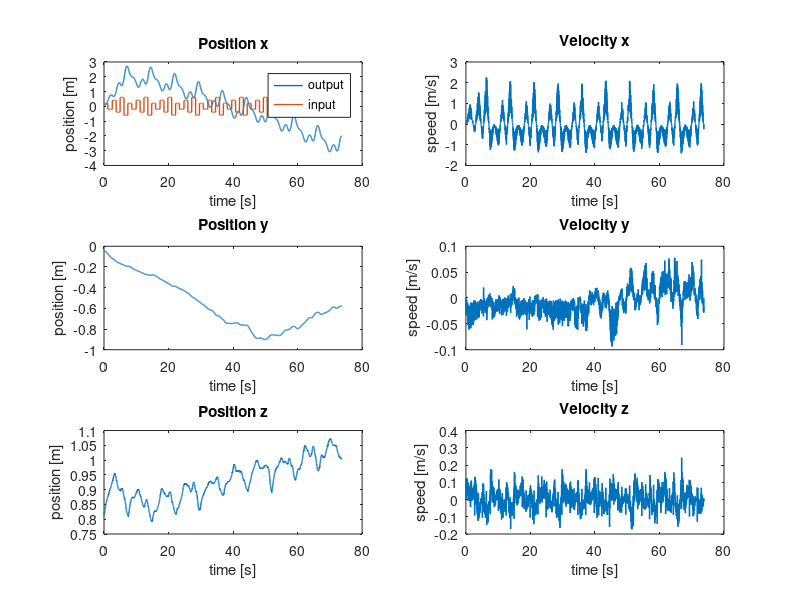
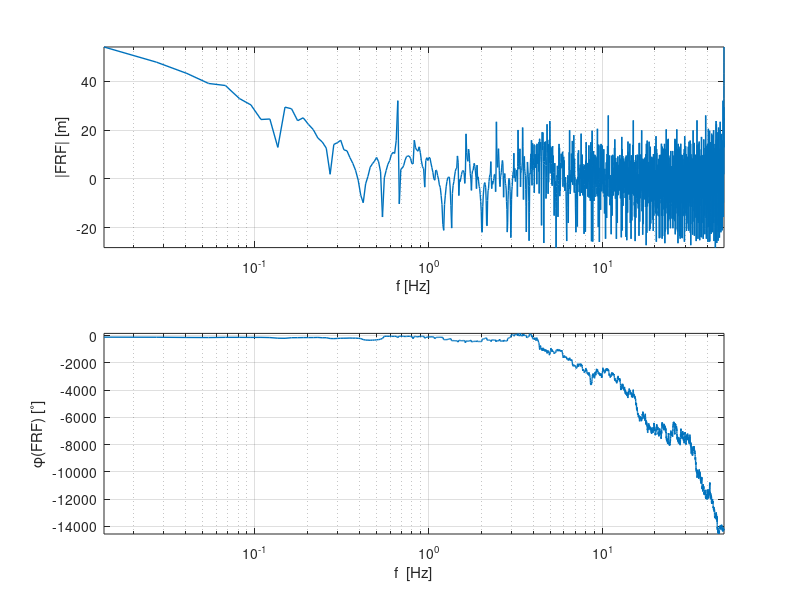
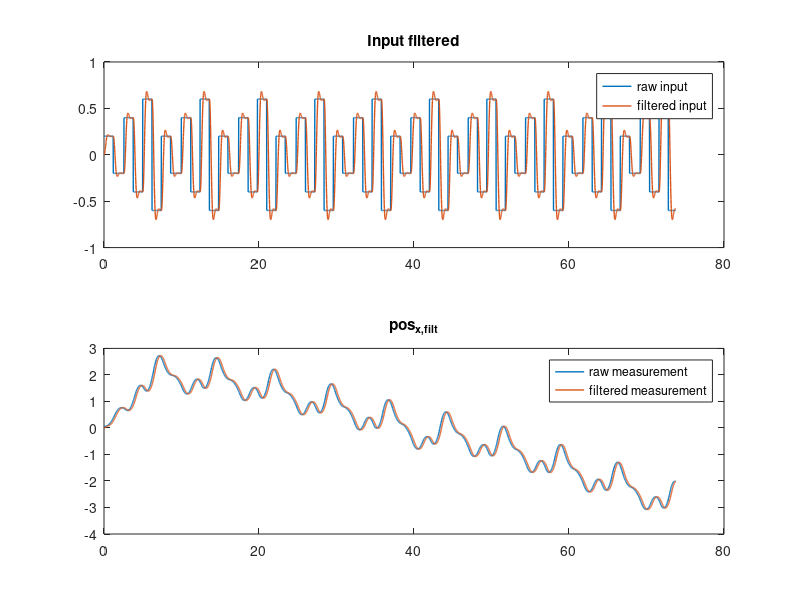
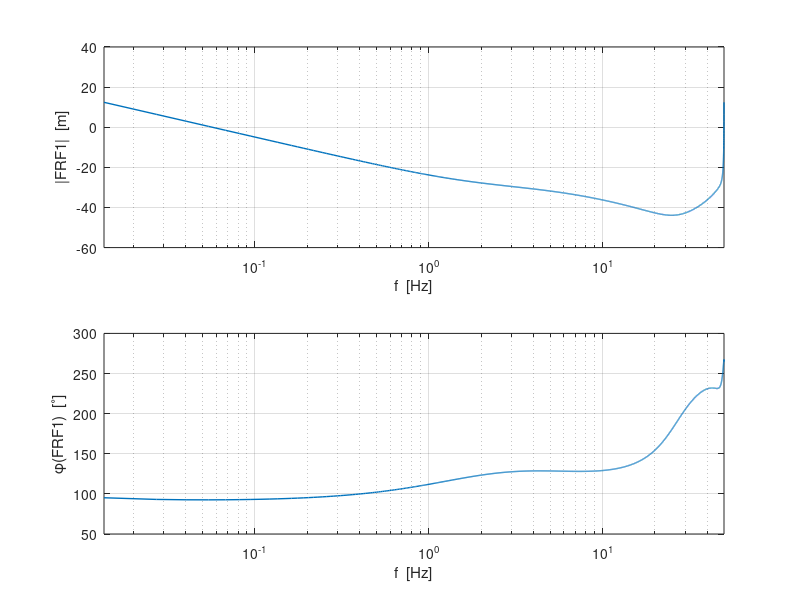

Recreate these plots in MATLAB, in order.
%%% Parameter estimation %%%
% zie ook 'test.m' !
clear all
close all

%% Load data from .mat-file

load angle_identification_x


%% Extract some signals from the data

set(0, 'DefaultLineLineWidth', 1);


% Cutoff useful data
% first_index = find(input~=0, 1);
input = input(1:end-10)';
output_x = output_x(1:end-10)';
output_y = output_y(1:end-10)';
output_z = output_z(1:end-10)';

% Sample time
dt = 0.02;
time = (0:dt:(length(input)-1)*dt)';

% Differentiation of x-, y-, z-position
% dt = sample time (gradient assumes timestep 1)
velocity_x = gradient(output_x)/dt;
velocity_y = gradient(output_y)/dt;
velocity_z = gradient(output_z)/dt;

% Do some plotting of the measurement data.
figure('Name','Measurement Data')
subplot(321), plot(time, output_x, time, input), title('Position x'), xlabel('time [s]'), ylabel('position [m]'), legend('output','input')
subplot(322), plot(time, velocity_x), title('Velocity x'), xlabel('time [s]'), ylabel('speed [m/s]')

subplot(323), plot(time, output_y), title('Position y'), xlabel('time [s]'), ylabel('position [m]')
subplot(324), plot(time, velocity_y), title('Velocity y'), xlabel('time [s]'), ylabel('speed [m/s]')

subplot(325), plot(time, output_z), title('Position z'), xlabel('time [s]'), ylabel('position [m]')
subplot(326), plot(time, velocity_z), title('Velocity z'), xlabel('time [s]'), ylabel('speed [m/s]')


%% Frequency domain - Empirical Transfer Function
Ts = dt;
fs = 1/dt;
N = length(velocity_x);
t = [0:N-1]'*Ts;
N = numel(input);
f = [0:N-1]'*(fs/N);

input_f = fft(input);
output_x_f = fft(output_x);
velocity_x_f = fft(velocity_x);

FRF = output_x_f./input_f;

figure('Name', 'Empirical transfer function freq response'),subplot(2,1,1),semilogx(f, 20*log10(abs(FRF)), 'LineWidth', 1)
axis tight
grid on
xlabel('f [Hz]')
xlim([f(1) f(end)])
ylabel('|FRF| [m]')
subplot(2,1,2),semilogx(f, 180/pi*unwrap(angle(FRF)), 'LineWidth', 1)
grid on
axis tight
xlabel('f  [Hz]')
ylabel('\phi(FRF) [^\circ]')
xlim([f(1) f(end)])

%% Choose a cutoff frequency for Butterworth filtering
f0 = 0.3; % crossover frequency (based on iteratively checking crossover of best fit)
fc = 5*f0; % cutoff frequency (chosen)
fcn = fc/(fs/2); % normalized cutoff frequency (as butter() accepts)


%% ---------------------
%  SECOND ORDER FITTING 
%  ---------------------

%% Filtering of the in- and output data using Butterworth filter
[B, A] = butter(3, fcn); % order must be higher than order of system, 
                            % adjust cut-off frquency to be higher than 
                            % highest eigenfrequency of the system
                             
% input filtering                           
input_filt = filter(B, A, input);
% output filtering
output_x_filt = filter(B, A, output_x);

figure('Name','3d order Butt. filtered Input & Measurement')
subplot(211),plot(t,input,t,input_filt),title('Input filtered')
legend('raw input', 'filtered input')
subplot(212),plot(time, output_x, time, output_x_filt),title('pos_{x,filt}')
legend('raw measurement', 'filtered measurement')


% Least squares solution for approximation of the parameters in the system
%% Without filtering
% --- PROPER [order(N) = order(D)]
%
%           Y(z)    b2*z^2 + b1*z + b0
%   G(z) = ----- = --------------------
%           U(z)     z^2 + a1*z + a0
%
% y[k] = -a1*y[k-1]-a0*y[k-2]+b2*u[k]+b1*u[k-1]+b0*u[k-2]
%
% theta = [a1 a0 b2 b1 b0]

y1 = output_x(3:end);
Phi1 = [-output_x(2:end-1), -output_x(1:end-2), input(3:end), input(2:end-1), input(1:end-2)];
theta1 = Phi1\y1;

B1 = [theta1(3), theta1(4), theta1(5)];
A1 = [1, theta1(1) theta1(2)];

sys_d1 = tf(B1, A1, Ts);

FRF1 = squeeze(freqresp(sys_d1,2*pi*f));

figure('Name','2nd order, no filter, proper - Freq. resp.'), subplot(211)
semilogx(f, 20*log10(abs(FRF1)))
grid on
xlim([f(1) f(end)])
xlabel('f  [Hz]')
ylabel('|FRF1|  [m]')
subplot(212),semilogx(f, 180/pi*unwrap(angle(FRF1)))
grid on
xlim([f(1) f(end)])
xlabel('f  [Hz]')
ylabel('\phi(FRF1)  [^\circ]')

x1 = lsim(sys_d1,input,t);

figure('Name','2nd order, no filter, proper - Simulation')
subplot(211)
hold on
plot(t, output_x,'g')
plot(t, x1)
title('2nd order, no filter, proper - Simulation VS Measurement')
legend('pos_{x,meas}','pos_{x,sim}')
xlabel('Time [s]')
ylabel('Displacement [m]')
axis tight
subplot(212)
plot(t,output_x - x1)
title('Difference between simulation and measurement')
legend('pos_{x,meas}-pos_{x,sim}')
xlabel('Time [s]')
ylabel('Displacement [m]')
axis tight

figure('Name','2nd order, no filter, proper - Pole Zero Map'),pzmap(sys_d1)


%% With Butterworth filtering of in and output
% --- PROPER [order(N) = order(D)]
%
%           Y(z)    b2*z^2 + b1*z + b0
%   G(z) = ----- = --------------------
%           U(z)     z^2 + a1*z + a0
%
% y[k] = -a1*y[k-1]-a0*y[k-2]+b2*u[k]+b1*u[k-1]+b0*u[k-2]
%
% theta = [a1 a0 b2 b1 b0]

y2 = output_x_filt(3:end);
Phi2 = [-output_x_filt(2:end-1), -output_x_filt(1:end-2), input_filt(3:end), input_filt(2:end-1), input_filt(1:end-2)];
theta2 = Phi2\y2;

B2 = [theta2(3),theta2(4),theta2(5)];
A2 = [1, theta2(1) theta2(2)];

sys_d2 = tf(B2, A2, Ts);

FRF2 = squeeze(freqresp(sys_d2,2*pi*f));

figure('Name','2nd order, filtered, proper - Freq. resp.'),subplot(2,1,1),semilogx(f, 20*log10(abs(FRF2)))
grid on 
xlim([f(1) f(end)])
xlabel('f  [Hz]')
ylabel('|FRF2|  [m]')
axis tight
subplot(2,1,2)
semilogx(f, 180/pi*unwrap(angle(FRF2)))
grid on
xlim([f(1) f(end)])
xlabel('f  [Hz]')
ylabel('\phi(FRF2)  [^\circ]')

x2 = lsim(sys_d2,input,t);

figure('Name','2nd order, filtered, proper - Simulation')
subplot(211)
hold on
plot(t, output_x,'g')
plot(t, output_x_filt)
plot(t,x2)
legend('pos_{x,meas}', 'pos_{x,filt}', 'pos_{x,sim}')
title('2nd order, filtered, proper - Simulation VS Measurement')
xlabel('Time [s]')
axis tight
ylabel('output [m/s]')
subplot(212)
plot(t,output_x - x2)
title('Difference between simulation and measurement')
legend('pos_{x,meas}-pos_{x,sim}')
xlabel('Time [s]')
ylabel('output [m/s]')
axis tight

figure('Name','2nd order, filtered, proper - Pole Zero Map'),pzmap(sys_d2)




%% ---------------------
%   THIRD ORDER FITTING 
%  ---------------------

%% Filtering of the in- and output data using Butterworth filter
[B, A] = butter(4, fcn); % order must be higher than order of system, 
                            % adjust cut-off frquency to be higher than 
                            % highest eigenfrequency of the system
                             
% input filtering                           
input_filt = filter(B, A, input);
% output filtering
output_x_filt = filter(B, A, output_x);

figure('Name','4th order Butt. filtered Input & Measurement')
subplot(211),plot(t,input,t,input_filt),title('Input filtered')
legend('raw input', 'filtered input')
subplot(212),plot(time, output_x, time, output_x_filt),title('pos_{x,filt}')
legend('raw measurement', 'filtered measurement')


% Least squares solution for approximation of the parameters in the system
%% Without filtering
% --- PROPER [order(N) = order(D)]
%
%           Y(z)    b3*z^3 + b2*z^2 + b1*z + b0
%   G(z) = ----- = -----------------------------
%           U(z)     z^3 + a2*z^2 + a1*z + a0
%
% y[k] =
% -a2*y[k-1]-a1*y[k-2]-a0*y[k-3]+b3*u[k]+b2*u[k-1]+b1*u[k-2]+b0*u[k-3]
%
% theta = [a2 a1 a0 b3 b2 b1 b0]

y3 = output_x(4:end);
Phi3 = [-output_x(3:end-1), -output_x(2:end-2), -output_x(1:end-3), input(4:end), input(3:end-1), input(2:end-2), input(1:end-3)];
theta3 = Phi3\y3;

B3 = [theta3(4), theta3(5), theta3(6), theta3(7)];
A3 = [1, theta3(1) theta3(2) theta3(3)];

sys_d3 = tf(B3, A3, Ts);

FRF3 = squeeze(freqresp(sys_d3,2*pi*f));

figure('Name','3d order, no filter, proper -  Freq. Resp.'), subplot(211)
semilogx(f, 20*log10(abs(FRF3)))
grid on
xlim([f(1) f(end)])
xlabel('f  [Hz]')
ylabel('|FRF3|  [m]')
subplot(212),semilogx(f, 180/pi*unwrap(angle(FRF3)))
grid on
xlim([f(1) f(end)])
xlabel('f  [Hz]')
ylabel('\phi(FRF3)  [^\circ]')

x3 = lsim(sys_d3,input,t);

figure('Name','3d order, no filter, proper - Simulation')
subplot(211)
hold on
plot(t, output_x,'g')
plot(t, x3)
title('3d order, no filter, proper - Simulation VS Measurement')
legend('pos_{x,meas}','pos_{x,sim}')
xlabel('Time [s]')
ylabel('Displacement [m]')
axis tight
subplot(212)
plot(t,output_x - x3)
title('Difference between simulation and measurement')
legend('pos_{x,meas}-pos_{x,sim}')
xlabel('Time [s]')
ylabel('Displacement [m]')
axis tight

figure('Name','3d order, no filter, proper - Pole Zero Map'),pzmap(sys_d3)


%% With Butterworth filtering of in- and output.
% --- PROPER [order(N) = order(D)]
%
%           Y(z)    b3*z^3 + b2*z^2 + b1*z + b0
%   G(z) = ----- = -----------------------------
%           U(z)     z^3 + a2*z^2 + a1*z + a0
%
% y[k] =
% -a2*y[k-1]-a1*y[k-2]-a0*y[k-3]+b3*u[k]+b2*u[k-1]+b1*u[k-2]+b0*u[k-3]
%
% theta = [a2 a1 a0 b3 b2 b1 b0]

y4 = output_x_filt(4:end);
Phi4 = [-output_x_filt(3:end-1), -output_x_filt(2:end-2), -output_x_filt(1:end-3), input_filt(4:end), input_filt(3:end-1), input_filt(2:end-2), input_filt(1:end-3)];
theta4 = Phi4\y4;

B4 = [theta4(4), theta4(5), theta4(6), theta4(7)];
A4 = [1, theta4(1) theta4(2) theta4(3)];

sys_d4 = tf(B4, A4, Ts);

FRF4 = squeeze(freqresp(sys_d4,2*pi*f));

figure('Name','3d order, filtered, proper - Freq. Resp.'), subplot(211)
semilogx(f, 20*log10(abs(FRF4)))
grid on
xlim([f(1) f(end)])
xlabel('f  [Hz]')
ylabel('|FRF4|  [m]')
subplot(212),semilogx(f, 180/pi*unwrap(angle(FRF4)))
grid on
xlim([f(1) f(end)])
xlabel('f  [Hz]')
ylabel('\phi(FRF4)  [^\circ]')

x4 = lsim(sys_d4,input,t);

figure('Name','3d order, filtered, proper - Simulation')
subplot(211)
hold on
plot(t, output_x_filt,'g')
plot(t, x4)
title('3d order, filtered, proper - Simulation VS Measurement')
legend('pos_{x,meas}','pos_{x,sim}')
xlabel('Time [s]')
ylabel('Displacement [m]')
axis tight
subplot(212)
plot(t,output_x_filt - x4)
title('Difference between simulation and measurement')
legend('pos_{x,meas}-pos_{x,sim}')
xlabel('Time [s]')
ylabel('Displacement [m]')
axis tight

figure('Name','NOT  filtered pole zero map'),pzmap(sys_d4)

%% Without filtering
% --- STRICTLY PROPER [order(N) < order(D)]
%
%           Y(z)       b2*z^2 + b1*z + b0
%   G(z) = ----- = --------------------------
%           U(z)    z^3 + a2*z^2 + a1*z + a0
%
% y[k] = -a2*y[k-1]-a1*y[k-2]-a0*y[k-3]+b2*u[k-1]+b1*u[k-2]+b0*u[k-3]
%
% theta = [a2 a1 a0 b2 b1 b0]

y5 = output_x(4:end);
Phi5 = [-output_x(3:end-1), -output_x(2:end-2), -output_x(1:end-3), input(4:end), input(3:end-1), input(2:end-2), input(1:end-3)];
theta5 = Phi5\y5;

B5 = [theta5(4), theta5(5), theta5(6)];
A5 = [1, theta5(1) theta5(2) theta5(3)];

sys_d5 = tf(B5, A5, Ts);

FRF5 = squeeze(freqresp(sys_d5,2*pi*f));

figure('Name','3d order, no filter, strictly proper - Freq. Resp.'), subplot(211)
semilogx(f, 20*log10(abs(FRF5)))
grid on
xlim([f(1) f(end)])
xlabel('f  [Hz]')
ylabel('|FRF5|  [m]')
subplot(212),semilogx(f, 180/pi*unwrap(angle(FRF5)))
grid on
xlim([f(1) f(end)])
xlabel('f  [Hz]')
ylabel('\phi(FRF5)  [^\circ]')

x5 = lsim(sys_d5,input,t);

figure('Name','3d order, no filter, strictly proper - Simulation')
subplot(211)
hold on
plot(t, output_x,'g')
plot(t, x5)
title('3d order, no filter, strictly proper - Simulation VS Measurement')
legend('pos_{x,meas}','pos_{x,sim}')
xlabel('Time [s]')
ylabel('Displacement [m]')
axis tight
subplot(212)
plot(t,output_x - x5)
title('Difference between simulation and measurement')
legend('pos_{x,meas}-pos_{x,sim}')
xlabel('Time [s]')
ylabel('Displacement [m]')
axis tight

figure('Name','3d order, no filter, strictly proper - Pole Zero Map'),pzmap(sys_d5)


%% With Butterworth filtering of in- and output.
% --- STRICTLY PROPER [order(N) < order(D)]
%
%           Y(z)       b2*z^2 + b1*z + b0
%   G(z) = ----- = --------------------------
%           U(z)    z^3 + a2*z^2 + a1*z + a0
%
% y[k] = -a2*y[k-1]-a1*y[k-2]-a0*y[k-3]]+b2*u[k-1]+b1*u[k-2]+b0*u[k-3]
%
% theta = [a2 a1 a0 b2 b1 b0]

y6 = output_x_filt(4:end);
Phi6 = [-output_x_filt(3:end-1), -output_x_filt(2:end-2), -output_x_filt(1:end-3), input_filt(3:end-1), input_filt(2:end-2), input_filt(1:end-3)];
theta6 = Phi6\y6;

B6 = [theta6(4), theta6(5), theta6(6)];
A6 = [1, theta6(1) theta6(2) theta6(3)];

sys_d6 = tf(B6, A6, Ts);

FRF6 = squeeze(freqresp(sys_d6,2*pi*f));

figure('Name','3d order, filtered, strictly proper - Freq. Resp.'), subplot(211)
semilogx(f, 20*log10(abs(FRF6)))
grid on
xlim([f(1) f(end)])
xlabel('f  [Hz]')
ylabel('|FRF6|  [m]')
subplot(212),semilogx(f, 180/pi*unwrap(angle(FRF6)))
grid on
xlim([f(1) f(end)])
xlabel('f  [Hz]')
ylabel('\phi(FRF6)  [^\circ]')

x6 = lsim(sys_d6,input*1.1,t);

figure('Name','3d order, filtered, strictly proper - Simulation')
subplot(211)
hold on
plot(t, output_x_filt,'g')
plot(t, x6)
title('3d order, filtered, strictly proper - Simulation VS Measurement')
legend('pos_{x,meas}','pos_{x,sim}')
xlabel('Time [s]')
ylabel('Displacement [m]')
axis tight
subplot(212)
plot(t,output_x_filt - x6)
title('Difference between simulation and measurement')
legend('pos_{x,meas}-pos_{x,sim}')
xlabel('Time [s]')
ylabel('Displacement [m]')
axis tight

figure('Name','3d order, filtered, strictly proper - Pole Zero Map'),pzmap(sys_d6)


%% ---------------------
%   FOURTH ORDER FITTING 
%  ---------------------

%% Filtering of the in- and output data using Butterworth filter
[B, A] = butter(5, fcn); % order must be higher than order of system, 
                            % adjust cut-off frquency to be higher than 
                            % highest eigenfrequency of the system
                             
% input filtering                           
input_filt = filter(B, A, input);
% output filtering
output_x_filt = filter(B, A, output_x);

figure('Name','4th order Butt. filtered Input & Measurement')
subplot(211),plot(t,input,t,input_filt),title('Input filtered')
legend('raw input', 'filtered input')
subplot(212),plot(time, output_x, time, output_x_filt),title('pos_{x,filt}')
legend('raw measurement', 'filtered measurement')


%% With Butterworth filtering of in- and output.
% --- STRICTLY PROPER [order(N) < order(D)]
%
%           Y(z)       b3*z^3 + b2*z^2 + b1*z + b0
%   G(z) = ----- = -----------------------------------
%           U(z)    z^4 + a3*z^3 + a2*z^2 + a1*z + a0
%
% y[k] = -a3*y[k-1]-a2*y[k-2]-a1*y[k-3]-a0*y[k-4]+b3*u[k-1]+b2*u[k-2]+b1*u[k-3]+b1*u[k-4]
%
% theta = [a3 a2 a1 a0 b3 b2 b1 b0]

y7 = output_x_filt(5:end);
Phi7 = [-output_x_filt(4:end-1), -output_x_filt(3:end-2), -output_x_filt(2:end-3), -output_x_filt(1:end-4), input_filt(4:end-1), input_filt(3:end-2), input_filt(2:end-3), input_filt(1:end-4)];
theta7 = Phi7\y7;

B7 = [theta7(5), theta7(6), theta7(7), theta7(8)];
A7 = [1, theta7(1) theta7(2) theta7(3) theta7(4)];

sys_d7 = tf(B7, A7, Ts);

FRF7 = squeeze(freqresp(sys_d7,2*pi*f));

figure('Name','4th order, filtered, strictly proper - Freq. Resp.'), subplot(211)
semilogx(f, 20*log10(abs(FRF6)))
grid on
xlim([f(1) f(end)])
xlabel('f  [Hz]')
ylabel('|FRF7|  [m]')
subplot(212),semilogx(f, 180/pi*unwrap(angle(FRF6)))
grid on
xlim([f(1) f(end)])
xlabel('f  [Hz]')
ylabel('\phi(FRF7)  [^\circ]')

x7 = lsim(sys_d7,input,t);

figure('Name','4th order, filtered, strictly proper - Simulation')
subplot(211)
hold on
plot(t, output_x_filt,'g')
plot(t, x7)
title('4th order, filtered, strictly proper - Simulation VS Measurement')
legend('pos_{x,meas}','pos_{x,sim}')
xlabel('Time [s]')
ylabel('Displacement [m]')
axis tight
subplot(212)
plot(t,output_x_filt - x7)
title('Difference between simulation and measurement')
legend('pos_{x,meas}-pos_{x,sim}')
xlabel('Time [s]')
ylabel('Displacement [m]')
axis tight

figure('Name','4th order, filtered, strictly proper - Pole Zero Map'),pzmap(sys_d7)





%  ------------------
%% Comparison of fits
%  ------------------
figure
plot(t,[output_x ...
        x3 x4 x5 x6 x7])
        %x1 x2]) 
legend('measurement',...
       '3d - no filter - proper',...
       '3d - filter - proper',...
       '3d - no filter - strictly proper',...
       '3d - filter - strictly proper',...
       '4th - filter - strictly proper')
     %'2nd - no filter - proper', ...
     %'2nd - filter - proper')  % unstable!

     
%% Find crossover frequency of best fit
[error, index] = min(abs(20*log10(abs(FRF6(1:end-100)))));
f0 = f(index);

fprintf('f0x: %d \n', f0)


%% continuous time transfer function
sys_c6 = d2c(sys_d6)


%% Save result (transfer function)
save('XSignals_50Hz','input','output_x','x6')

